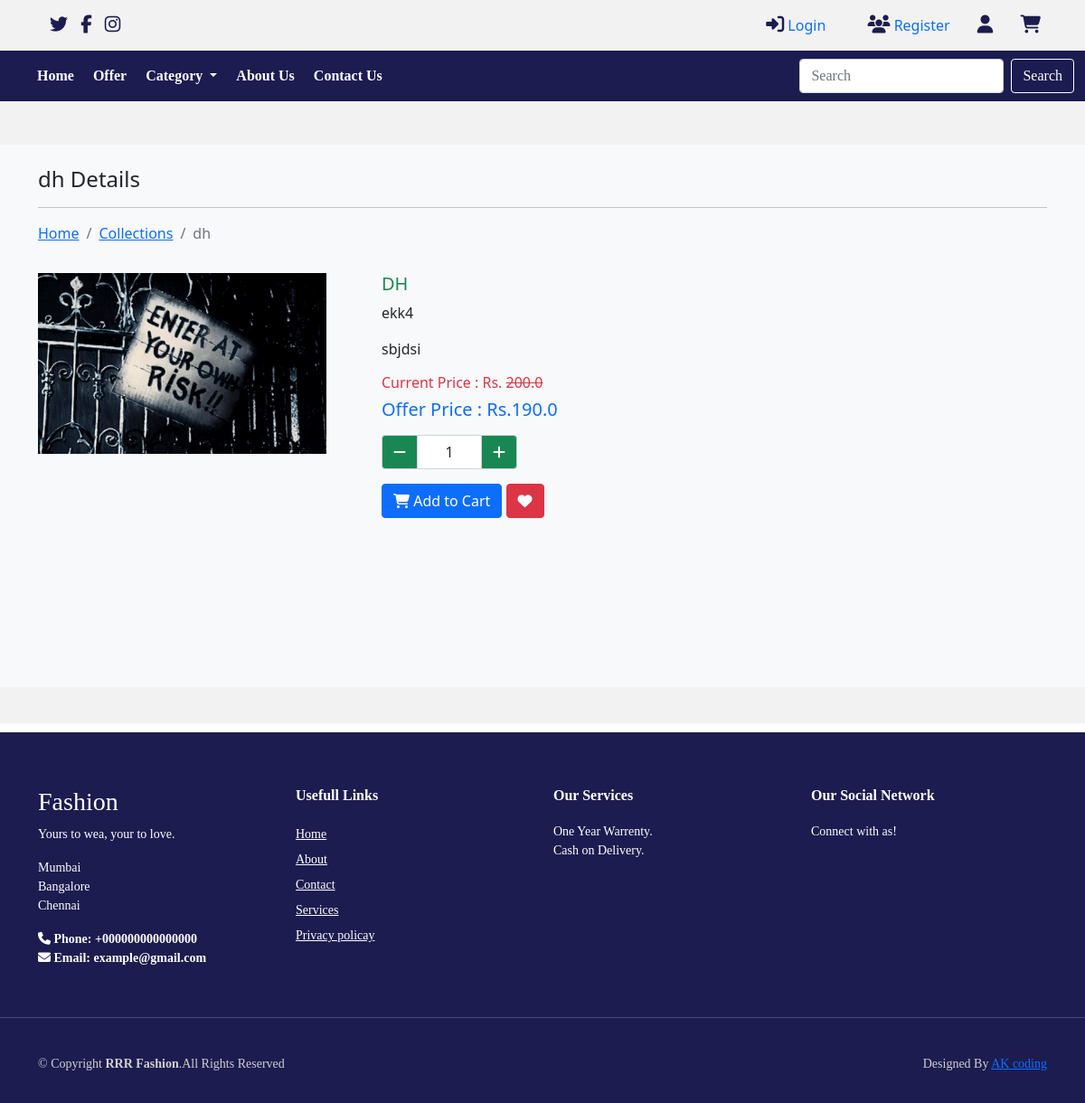
/category/Ring/dh, run on the app's committed database.
### JLS/models.py (models this page shows)
class Product(models.Model):
  category=models.ForeignKey(Catagory,on_delete=models.CASCADE)
  name=models.CharField(max_length=150,null=False,blank=False)
  vendor=models.CharField(max_length=150,null=False,blank=False)
  product_image=models.ImageField(upload_to=getFileName,null=True,blank=True)
  quantity=models.IntegerField(null=False,blank=False)
  original_price=models.FloatField(null=False,blank=False)
  selling_price=models.FloatField(null=False,blank=False)
  description=models.TextField(max_length=500,null=False,blank=False)
  status=models.BooleanField(default=False,help_text="0-show,1-Hidden")
  trending=models.BooleanField(default=False,help_text="0-default,1-Trending")
  created_at=models.DateTimeField(auto_now_add=True)
  def __str__(self) :
    return self.name

### JLS/views.py (the view)
# urls.py: path('category/<str:cname>/<str:pname>',views.product_details,name="product_details"),
def product_details(request,cname,pname):
    if(Catagory.objects.filter(name=cname,status=0)):
        if(Product.objects.filter(name=pname,status=0)):
            products=Product.objects.filter(name=pname,status=0).first()
            return render(request,"products/product_details.html",{"products":products})
        else:
            messages.error(request,"No Such Produtct Found")
            return redirect('category')

### JLS/templates/products/product_details.html (shortened to what this page needs)
{% extends 'layout/main.html' %}
{% block content %}
<section class="bg-light py-4 my-5" style="min-height:600px;">
    <div class="container">
      <div class="row">
        <div class="col-12">
          <h4 class="mb-3">  {{products}} Details</h4>
          <hr style="border-color:#b8bfc2;">
          <nav aria-label="breadcrumb">
            <ol class="breadcrumb">
              <li class="breadcrumb-item"><a href="{% url 'home' %}">Home</a></li>
              <li class="breadcrumb-item"><a href="{% url 'category' products.category.name  %}">Collections</a></li>
              <li class="breadcrumb-item active" aria-current="page">{{products}}</li>
            </ol>
          </nav>
        </div>
        <div class="col-4 my-3 pic-box">
        <img  id="myImg"  src="{{products.product_image.url}}" class="card-image-top" alt="{{products}}" style="height:200px;">
          </div>
        <div class="col-8 my-3">
            <h5 class="text-success">{{products | upper}}</h5>
            <p>{{products.vendor}}</p>
            <p>{{products.description}}</p>
            <h6 class="my-2 text-danger">Current Price : Rs. <s>{{products.original_price}}</s></h6>
            <h5 class="my-2 text-primary">Offer Price   : Rs.{{products.selling_price}}</h5>
            <div class="my-3">
              {% if products.quantity > 0 %}
                <p>
                  <div class="input-group" style="width:150px">
                    <button class="input-group-text bg-success text-light" id="btnMinus" ><i class="fa fa-minus"></i></button>
                      <input type="text" name="qty" id="txtQty" value="1" class="form-control text-center">
                    <button class="input-group-text bg-success text-light" id="btnPlus"><i class="fa fa-plus"></i></button>
                  </div>
                </p>
               <button class="btn btn-primary" id="btnCart"><i class="fa fa-shopping-cart"></i> Add to Cart</button>
              {% else %}
              <button class="btn btn-secondary"><i class="fa fa-minus"></i> Out of Stock</button>
              {% endif %}
              <button class="btn btn-danger" id="btnFav"><i class="fa fa-heart"></i></button>
            </div>
        </div>
      </div>
    </div>
  </section>
{% endblock content %}

### static/css/style.css (style rules this page uses)
* { margin: 0; padding: 0; box-sizing: border-box; }
html { scroll-behavior: smooth; }
.pic-box { position: relative; }

### data on the page
Product: name "dh", product_image (picture), name "DH", vendor "ekk4", description "sbjdsi", original_price "200.0", selling_price "190.0"
